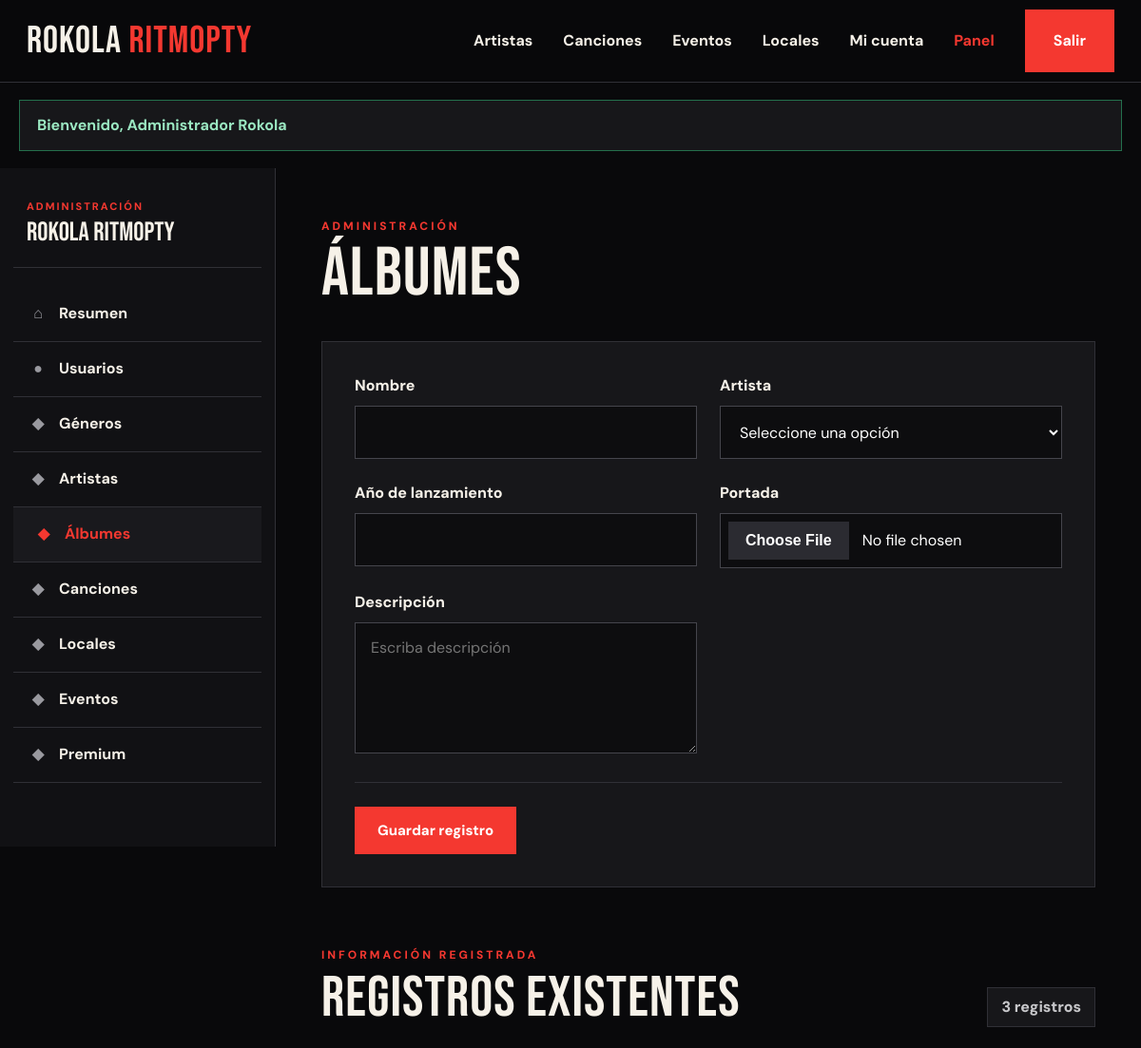
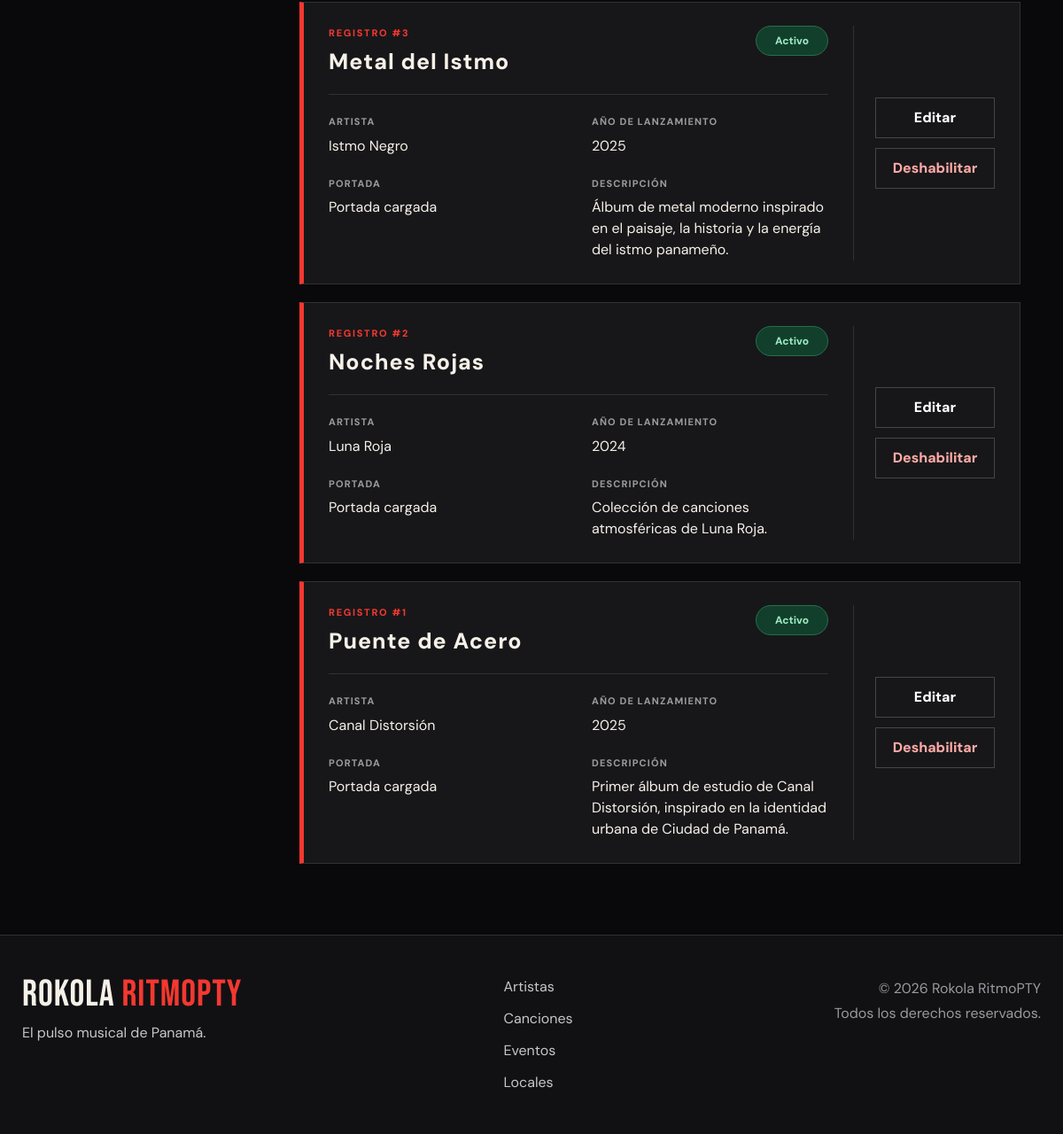
The page /RokolaRitmoPTY/public/admin/albumes (signed in) on the database its author committed (2 pictures, top to bottom).
### tables this page shows
CREATE TABLE albumes (
    id INT UNSIGNED AUTO_INCREMENT PRIMARY KEY,
    artista_id INT UNSIGNED NOT NULL,
    nombre VARCHAR(180) NOT NULL,
    anio_lanzamiento SMALLINT UNSIGNED NULL,
    portada_url VARCHAR(500) NULL,
    descripcion TEXT NULL,
    estado TINYINT(1) NOT NULL DEFAULT 1,
    creado_en TIMESTAMP NOT NULL DEFAULT CURRENT_TIMESTAMP,
    actualizado_en TIMESTAMP NOT NULL
        DEFAULT CURRENT_TIMESTAMP
        ON UPDATE CURRENT_TIMESTAMP,

    CONSTRAINT fk_albumes_artista
        FOREIGN KEY (artista_id)
        REFERENCES artistas(id)
        ON UPDATE CASCADE
        ON DELETE RESTRICT,

    INDEX idx_albumes_artista (artista_id),
    INDEX idx_albumes_estado (estado),
    INDEX idx_albumes_nombre (nombre)
);

CREATE TABLE artistas (
    id INT UNSIGNED AUTO_INCREMENT PRIMARY KEY,
    genero_id INT UNSIGNED NULL,
    nombre VARCHAR(150) NOT NULL,

    tipo ENUM(
        'Solista',
        'Banda',
        'Proyecto musical'
    ) NOT NULL DEFAULT 'Solista',

    biografia TEXT NULL,
    pais VARCHAR(100) NULL DEFAULT 'Panamá',
    anio_inicio SMALLINT UNSIGNED NULL,
    imagen_url VARCHAR(500) NULL,
    estado TINYINT(1) NOT NULL DEFAULT 1,
    creado_en TIMESTAMP NOT NULL DEFAULT CURRENT_TIMESTAMP,
    actualizado_en TIMESTAMP NOT NULL
        DEFAULT CURRENT_TIMESTAMP
        ON UPDATE CURRENT_TIMESTAMP,

    CONSTRAINT fk_artistas_genero
        FOREIGN KEY (genero_id)
        REFERENCES generos(id)
        ON UPDATE CASCADE
        ON DELETE SET NULL,

    INDEX idx_artistas_genero (genero_id),
    INDEX idx_artistas_tipo (tipo),
    INDEX idx_artistas_estado (estado),
    INDEX idx_artistas_nombre (nombre)
);

### app/Views/admin/module.php (the view, shortened to what the rows shown need)
<?php
$rows = $rows ?? [];
$options = $options ?? [];
$module = $module ?? '';
$definition = $definition ?? [
    'title' => 'Módulo',
    'fields' => [],
];
$escape = static function (mixed $value): string {
    return htmlspecialchars(
        (string)$value,
        ENT_QUOTES,
        'UTF-8'
    );
};
$labels = [
    'id' => 'ID',
    'nombre' => 'Nombre',
    'titulo' => 'Título',
    'tipo' => 'Tipo de artista',
    'genero_id' => 'Género musical',
    'biografia' => 'Biografía',
    'descripcion' => 'Descripción',
    'pais' => 'País',
    'nacionalidad' => 'Nacionalidad',
    'anio_inicio' => 'Año de inicio',
    'artista_id' => 'Artista',
    'album_id' => 'Álbum',
    'anio_lanzamiento' => 'Año de lanzamiento',
    'imagen_url' => 'Imagen',
    'portada_url' => 'Portada',
    'audio_url' => 'Archivo de audio',
    'duracion' => 'Duración',
    'local_id' => 'Local',
    'direccion' => 'Dirección',
    'provincia' => 'Provincia',
    'capacidad' => 'Capacidad',
    'telefono' => 'Teléfono',
    'correo' => 'Correo electrónico',
    'fecha' => 'Fecha',
    'hora' => 'Hora',
    'precio' => 'Precio',
    'duracion_dias' => 'Duración en días',
    'meses' => 'Duración en meses',
    'limite_reproducciones' => 'Límite de reproducciones',
    'estado' => 'Estado',
    'creado_en' => 'Fecha de creación',
    'actualizado_en' => 'Última actualización',
];
$getLabel = static function (string $field) use ($labels): string {
    if (isset($labels[$field])) {
        return $labels[$field];
    }
    return ucfirst(
        str_replace(
            '_',
            ' ',
            str_replace('_id', '', $field)
        )
    );
};
$getOptionName = static function (
    array $allOptions,
    string $field,
    mixed $value
): string {
    if ($value === null || $value === '') {
        return 'No asignado';
    }
    foreach ($allOptions[$field] ?? [] as $option) {
        if (
            isset($option['id'])
            && (string)$option['id'] === (string)$value
        ) {
            return (string)(
                $option['nombre']
                ?? $option['titulo']
                ?? $value
            );
        }
    }
    return '#' . (string)$value;
};
$formatValue = static function (
    string $column,
    mixed $value
) use ($options, $getOptionName): string {
    if ($value === null || $value === '') {
        return '—';
    }
    if (str_ends_with($column, '_id')) {
        return $getOptionName(
            $options,
            $column,
            $value
        );
    }
    if ($column === 'estado') {
        return (int)$value === 1
            ? 'Activo'
            : 'Inactivo';
    }
    if ($column === 'precio') {
        return 'B/. ' . number_format(
            (float)$value,
            2
        );
    }
    if ($column === 'fecha') {
        $timestamp = strtotime((string)$value);
        return $timestamp !== false
            ? date('d/m/Y', $timestamp)
            : (string)$value;
    }
    if ($column === 'hora') {
        $timestamp = strtotime((string)$value);
        return $timestamp !== false
            ? date('g:i a', $timestamp)
            : (string)$value;
    }
    if ($column === 'imagen_url') {
        return 'Imagen cargada';
    }
    if ($column === 'portada_url') {
        return 'Portada cargada';
    }
    if ($column === 'audio_url') {
        return 'Audio cargado';
    }
    if (
        in_array(
            $column,
            ['biografia', 'descripcion', 'direccion'],
            true
        )
    ) {
        return mb_strimwidth(
            (string)$value,
            0,
            130,
            '…'
        );
    }
    return mb_strimwidth(
        (string)$value,
        0,
        75,
        '…'
    );
};
$tableColumns = [
    'generos' => [
        'id',
        'nombre',
        'descripcion',
        'estado',
    ],
    'artistas' => [
        'id',
        'nombre',
        'tipo',
        'genero_id',
        'pais',
        'anio_inicio',
        'biografia',
        'imagen_url',
        'estado',
    ],
    'albumes' => [
        'id',
        'nombre',
        'artista_id',
        'anio_lanzamiento',
        'portada_url',
        'descripcion',
        'estado',
    ],
    'canciones' => [
        'id',
        'nombre',
        'artista_id',
        'album_id',
        'duracion',
        'audio_url',
        'imagen_url',
        'estado',
    ],
    'locales' => [
        'id',
        'nombre',
        'tipo',
        'direccion',
        'provincia',
        'capacidad',
        'telefono',
        'correo',
        'imagen_url',
        'estado',
    ],
    'eventos' => [
        'id',
        'nombre',
        'descripcion',
        'fecha',
        'hora',
        'local_id',
        'precio',
        'capacidad',
        'imagen_url',
        'estado',
    ],
    'planes' => [
        'id',
        'nombre',
        'precio',
        'duracion_dias',
        'descripcion',
        'estado',
    ],
];
$visibleColumns = $tableColumns[$module]
    ?? (
        $rows !== []
            ? array_keys($rows[0])
            : []
    );
?>
<div class="admin-layout">
    <section class="admin-content">
        <div class="admin-heading">
            <div>
                <h1>
                    <?= $escape($definition['title']) ?>
                </h1>
            </div>
        </div>
        <div class="admin-list-heading">
            <div>
                <h2>Registros existentes</h2>
            </div>
        </div>
        <div class="admin-records">
            <?php foreach ($rows as $row): ?>
                <?php
                $rowId = (int)($row['id'] ?? 0);
                $recordTitle = $row['nombre']
                    ?? $row['titulo']
                    ?? 'Registro';
                ?>
                <article class="admin-record-card">
                    <div class="record-main">
                        <div class="record-title-row">
                            <div>
                                <span class="record-id">
                                    Registro #<?= $rowId ?>
                                </span>
                                <h3>
                                    <?= $escape($recordTitle) ?>
                                </h3>
                            </div>
                            <?php if (array_key_exists('estado', $row)): ?>
                                <span
                                    class="status-badge <?= (int)$row['estado'] === 1
                                        ? 'status-active'
                                        : 'status-inactive' ?>"
                                >
                                    <?= (int)$row['estado'] === 1
                                        ? 'Activo'
                                        : 'Inactivo' ?>
                                </span>
                            <?php endif; ?>
                        </div>
                        <div class="record-details">
                            <?php foreach ($visibleColumns as $column): ?>
                                <?php
                                if (
                                    in_array(
                                        $column,
                                        [
                                            'id',
                                            'nombre',
                                            'titulo',
                                            'estado',
                                        ],
                                        true
                                    )
                                ) {
                                    continue;
                                }
                                $rawValue = $row[$column];
                                $displayValue = $formatValue(
                                    $column,
                                    $rawValue
                                );
                                ?>
                                <div class="record-detail">
                                    <span class="record-label">
                                        <?= $escape(
                                            $getLabel($column)
                                        ) ?>
                                    </span>
                                    <span
                                        class="record-value"
                                        title="<?= $escape($rawValue) ?>"
                                    >
                                        <?= $escape($displayValue) ?>
                                    </span>
                                </div>
                            <?php endforeach; ?>
                        </div>
                    </div>
                    <div class="record-actions">
                        <a
                            class="action-button"
                            href="?edit=<?= $rowId ?>"
                        >
                            Editar
                        </a>
                        <?php if (array_key_exists('estado', $row)): ?>
                            <form
                                method="post"
                                action="<?= $escape($config['base_url']) ?>/admin/<?= $escape($module) ?>/<?= $rowId ?>/estado"
                            >
                                <button
                                    class="action-button action-danger"
                                    type="submit"
                                >
                                    <?= (int)$row['estado'] === 1
                                        ? 'Deshabilitar'
                                        : 'Activar' ?>
                                </button>
                            </form>
                        <?php endif; ?>
                    </div>
                </article>
            <?php endforeach; ?>
        </div>
    </section>
</div>

### rows shown on the page
albumes: id "3", nombre "Metal del Istmo", estado "Activo", column "ARTISTA", artista.nombre "Istmo Negro", column "AÑO DE LANZAMIENTO", anio_lanzamiento "2025", column "PORTADA", portada_url "Portada cargada", column "DESCRIPCIÓN", descripcion "Álbum de metal moderno inspirado en el paisaje, la historia y la energía del istmo panameño."
albumes: id "2", nombre "Noches Rojas", estado "Activo", column "ARTISTA", artista.nombre "Luna Roja", column "AÑO DE LANZAMIENTO", anio_lanzamiento "2024", column "PORTADA", portada_url "Portada cargada", column "DESCRIPCIÓN", descripcion "Colección de canciones atmosféricas de Luna Roja."
albumes: id "1", nombre "Puente de Acero", estado "Activo", column "ARTISTA", artista.nombre "Canal Distorsión", column "AÑO DE LANZAMIENTO", anio_lanzamiento "2025", column "PORTADA", portada_url "Portada cargada", column "DESCRIPCIÓN", descripcion "Primer álbum de estudio de Canal Distorsión, inspirado en la identidad urbana de Ciudad de Panamá."

### other values the page prints
$flashMessage "Bienvenido, Administrador Rokola"
$label "Géneros"
$label "Artistas"
$label "Álbumes"
$label "Canciones"
$label "Locales"
$label "Eventos"
$label "Premium"
$escape($definition['title']) "Álbumes"
$escape($label) "Nombre"
$escape($label) "Artista"
$escape($label) "Año de lanzamiento"
$escape($label) "Portada"
$escape($label) "Descripción"
count($rows) "3"
